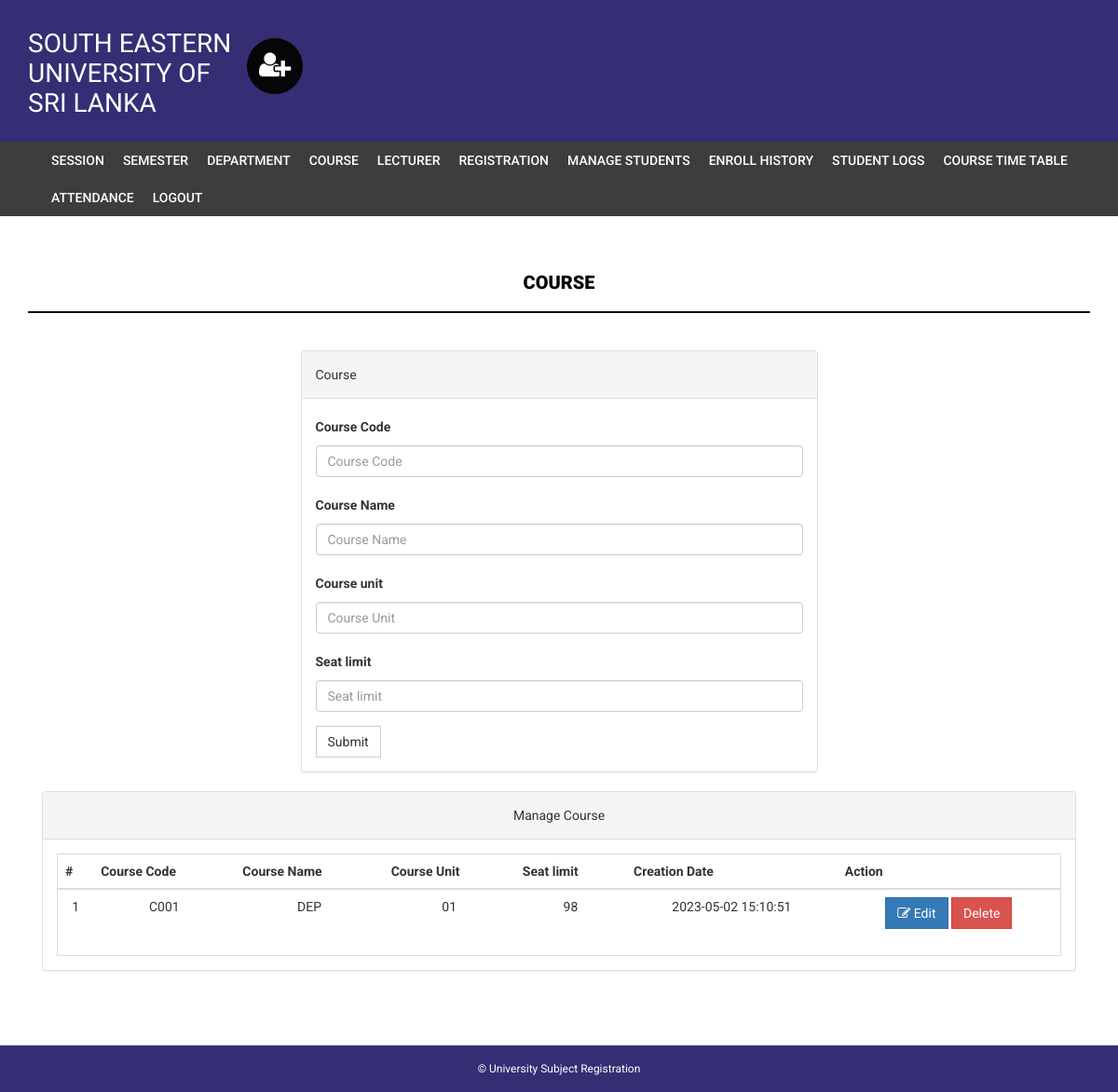
Page /admin/course.php (signed in) on the committed database.
### tables this page shows
CREATE TABLE `course` (
  `id` int(11) NOT NULL,
  `courseCode` varchar(255) NOT NULL,
  `courseName` varchar(255) NOT NULL,
  `courseUnit` varchar(255) NOT NULL,
  `noofSeats` int(11) NOT NULL,
  `creationDate` timestamp NOT NULL DEFAULT current_timestamp(),
  `update_date` date DEFAULT NULL,
  `lecturer` int(255) NOT NULL
);

### admin/course.php (the view, shortened to what this page needs)
<?php
if(strlen($_SESSION['alogin'])==0)
    {
header('location:index.php');
}
else{
?>
<!DOCTYPE html>
<html xmlns="http://www.w3.org/1999/xhtml">
<head>
    <link href="assets/css/bootstrap.css" rel="stylesheet" />
    <link href="assets/css/font-awesome.css" rel="stylesheet" />
    <link href="assets/css/style.css" rel="stylesheet" />
</head>
<body>
<?php include('includes/header.php');?>
<?php if($_SESSION['alogin']!="")
{
 include('includes/menubar.php');
}
 ?>
    <div class="content-wrapper">
        <div class="container">
              <div class="row">
                    <div class="col-md-12">
                        <h1 class="page-head-line">Course  </h1>
                    </div>
                </div>
                <div class="row" >
                  <div class="col-md-3"></div>
                    <div class="col-md-6">
                        <div class="panel panel-default">
                        <div class="panel-heading">
                           Course
                        </div>
                        <div class="panel-body">
                       <form name="dept" method="post">
   <div class="form-group">
    <label for="coursecode">Course Code  </label>
    <input type="text" class="form-control" id="coursecode" name="coursecode" placeholder="Course Code" required />
  </div>
 <div class="form-group">
    <label for="coursename">Course Name  </label>
    <input type="text" class="form-control" id="coursename" name="coursename" placeholder="Course Name" required />
  </div>
<div class="form-group">
    <label for="courseunit">Course unit  </label>
    <input type="text" class="form-control" id="courseunit" name="courseunit" placeholder="Course Unit" required />
  </div>
<div class="form-group">
    <label for="seatlimit">Seat limit  </label>
    <input type="text" class="form-control" id="seatlimit" name="seatlimit" placeholder="Seat limit" required />
  </div>
 <button type="submit" name="submit" class="btn btn-default">Submit</button>
</form>
                            </div>
                            </div>
                    </div>
                </div>
                <div class="col-md-12">
                    <div class="panel panel-default">
                        <div class="panel-heading">
                            Manage Course
                        </div>
                        <div class="panel-body">
                            <div class="table-responsive table-bordered">
                                <table class="table">
                                    <thead>
                                        <tr>
                                            <th>#</th>
                                            <th>Course Code</th>
                                            <th>Course Name </th>
                                            <th>Course Unit</th>
                                            <th>Seat limit</th>
                                             <th>Creation Date</th>
                                             <th>Action</th>
                                        </tr>
                                    </thead>
                                    <tbody>
<?php
$sql=mysqli_query($bd, "select * from course");
$cnt=1;
while($row=mysqli_fetch_array($sql))
{
?>
                                        <tr>
                                            <td><?php echo $cnt;?></td>
                                            <td><?php echo htmlentities($row['courseCode']);?></td>
                                            <td><?php echo htmlentities($row['courseName']);?></td>
                                            <td><?php echo htmlentities($row['courseUnit']);?></td>
                                             <td><?php echo htmlentities($row['noofSeats']);?></td>
                                            <td><?php echo htmlentities($row['creationDate']);?></td>
                                            <td>
                                            <a href="edit-course.php?id=<?php echo $row['id']?>">
<button class="btn btn-primary"><i class="fa fa-edit "></i> Edit</button> </a>
  <a href="course.php?id=<?php echo $row['id']?>&del=delete" onClick="return confirm('Are you sure you want to delete?')">
                                            <button class="btn btn-danger">Delete</button>
</a>
                                            </td>
                                        </tr>
<?php
$cnt++;
} ?>
                                    </tbody>
                                </table>
                            </div>
                        </div>
                    </div>
                </div>
            </div>
        </div>
  <?php include('includes/footer.php');?>
</body>
</html>
<?php } ?>

### admin/assets/css/style.css (style rules this page uses)
body { font-family: 'Roboto', sans-serif; line-height: 30px; }
.content-wrapper { margin-top: 40px; min-height: 600px; padding-bottom: 60px; }
.page-head-line { font-weight: 900; padding-bottom: 20px; border-bottom: 2px solid #060508; text-transform: uppercase; color: #060508; font-size: 20px; margin-bottom: 40px; }
.btn { border-radius: 0px; -webkit-border-radius: 0px; -moz-border-radius: 0px; }

### admin/includes/footer.php (style rules this page uses)
.col-md-12 { text-align: center; }

### rows in the picture
course: courseCode "C001", courseName "DEP", courseUnit "01", noofSeats "98", creationDate "2023-05-02 15:10:51"
